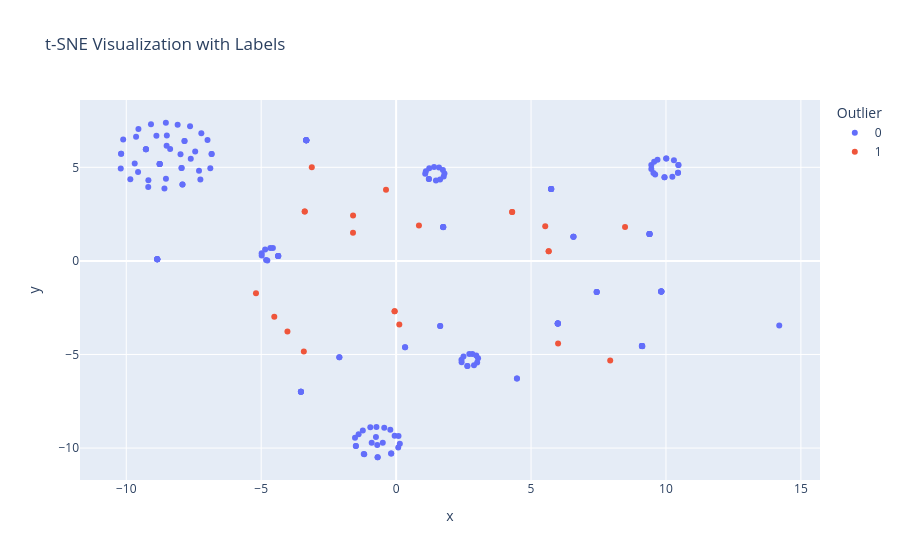

Source (notebook cell):
### Code cell
##################################
# Generating a t-SNE 2D scatter plot 
# for visualizing high-dimensional categorical structure
# colored by label/outlier status
##################################
plot_tsne(thyroid_cancer_train_EDA, label_col=label_col)

### Figure 1 — Plotly figure (JSON) as saved in the notebook; plotly's stock layout.template omitted (floating-point values rounded to 4 significant figures; data arrays with more than 128 entries replaced by an {"elided": "..."} marker saying what was removed)
{"data": [{"hovertemplate": "Outlier=0<br>x=%{x}<br>y=%{y}<extra></extra>", "legendgroup": "0", "marker": {"color": "#636efa", "symbol": "circle"}, "mode": "markers", "name": "0", "orientation": "v", "showlegend": true, "type": "scatter", "x": {"elided": "182 float values"}, "xaxis": "x", "y": {"elided": "182 float values"}, "yaxis": "y"}, {"hovertemplate": "Outlier=1<br>x=%{x}<br>y=%{y}<extra></extra>", "legendgroup": "1", "marker": {"color": "#EF553B", "symbol": "circle"}, "mode": "markers", "name": "1", "orientation": "v", "showlegend": true, "type": "scatter", "x": [-0.3747, 5.525, 5.653, -3.387, -0.05608, -1.598, -3.125, -1.596, 4.299, -4.515, -0.05608, 5.653, 0.1177, 6.002, 7.934, 0.8459, -3.387, 8.483, -3.42, -5.194, -4.028, 4.301], "xaxis": "x", "y": [3.808, 1.848, 0.516, 2.643, -2.685, 1.501, 5.001, 2.426, 2.614, -2.99, -2.685, 0.516, -3.396, -4.413, -5.326, 1.888, 2.643, 1.817, -4.846, -1.729, -3.77, 2.614], "yaxis": "y"}], "layout": {"legend": {"title": {"text": "Outlier"}, "tracegroupgap": 0}, "title": {"text": "t-SNE Visualization with Labels"}, "xaxis": {"anchor": "y", "domain": [0, 1], "title": {"text": "x"}}, "yaxis": {"anchor": "x", "domain": [0, 1], "title": {"text": "y"}}}}
